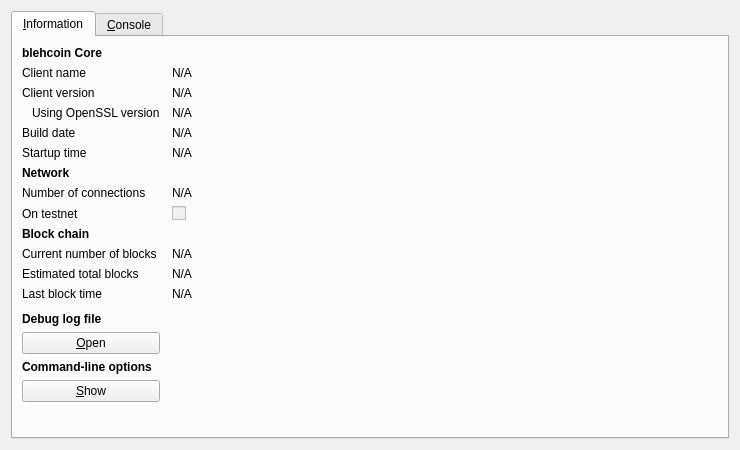
<?xml version="1.0" encoding="UTF-8"?>
<ui version="4.0">
 <class>RPCConsole</class>
 <widget class="QDialog" name="RPCConsole">
  <property name="geometry">
   <rect>
    <x>0</x>
    <y>0</y>
    <width>740</width>
    <height>450</height>
   </rect>
  </property>
  <property name="windowTitle">
   <string>blehcoin - Debug window</string>
  </property>
  <layout class="QVBoxLayout" name="verticalLayout_2">
   <item>
    <widget class="QTabWidget" name="tabWidget">
     <property name="currentIndex">
      <number>0</number>
     </property>
     <widget class="QWidget" name="tab_info">
      <attribute name="title">
       <string>&amp;Information</string>
      </attribute>
      <layout class="QGridLayout" name="gridLayout" columnstretch="0,1">
       <property name="horizontalSpacing">
        <number>12</number>
       </property>
       <item row="0" column="0">
        <widget class="QLabel" name="label_9">
         <property name="font">
          <font>
           <weight>75</weight>
           <bold>true</bold>
          </font>
         </property>
         <property name="text">
          <string>blehcoin Core</string>
         </property>
        </widget>
       </item>
       <item row="1" column="0">
        <widget class="QLabel" name="label_5">
         <property name="text">
          <string>Client name</string>
         </property>
        </widget>
       </item>
       <item row="1" column="1">
        <widget class="QLabel" name="clientName">
         <property name="cursor">
          <cursorShape>IBeamCursor</cursorShape>
         </property>
         <property name="text">
          <string>N/A</string>
         </property>
         <property name="textFormat">
          <enum>Qt::PlainText</enum>
         </property>
         <property name="textInteractionFlags">
          <set>Qt::LinksAccessibleByMouse|Qt::TextSelectableByKeyboard|Qt::TextSelectableByMouse</set>
         </property>
        </widget>
       </item>
       <item row="2" column="0">
        <widget class="QLabel" name="label_6">
         <property name="text">
          <string>Client version</string>
         </property>
        </widget>
       </item>
       <item row="2" column="1">
        <widget class="QLabel" name="clientVersion">
         <property name="cursor">
          <cursorShape>IBeamCursor</cursorShape>
         </property>
         <property name="text">
          <string>N/A</string>
         </property>
         <property name="textFormat">
          <enum>Qt::PlainText</enum>
         </property>
         <property name="textInteractionFlags">
          <set>Qt::LinksAccessibleByMouse|Qt::TextSelectableByKeyboard|Qt::TextSelectableByMouse</set>
         </property>
        </widget>
       </item>
       <item row="3" column="0">
        <widget class="QLabel" name="label_14">
         <property name="text">
          <string>Using OpenSSL version</string>
         </property>
         <property name="indent">
          <number>10</number>
         </property>
        </widget>
       </item>
       <item row="3" column="1">
        <widget class="QLabel" name="openSSLVersion">
         <property name="cursor">
          <cursorShape>IBeamCursor</cursorShape>
         </property>
         <property name="text">
          <string>N/A</string>
         </property>
         <property name="textFormat">
          <enum>Qt::PlainText</enum>
         </property>
         <property name="textInteractionFlags">
          <set>Qt::LinksAccessibleByMouse|Qt::TextSelectableByKeyboard|Qt::TextSelectableByMouse</set>
         </property>
        </widget>
       </item>
       <item row="4" column="0">
        <widget class="QLabel" name="label_12">
         <property name="text">
          <string>Build date</string>
         </property>
        </widget>
       </item>
       <item row="4" column="1">
        <widget class="QLabel" name="buildDate">
         <property name="cursor">
          <cursorShape>IBeamCursor</cursorShape>
         </property>
         <property name="text">
          <string>N/A</string>
         </property>
         <property name="textFormat">
          <enum>Qt::PlainText</enum>
         </property>
         <property name="textInteractionFlags">
          <set>Qt::LinksAccessibleByMouse|Qt::TextSelectableByKeyboard|Qt::TextSelectableByMouse</set>
         </property>
        </widget>
       </item>
       <item row="5" column="0">
        <widget class="QLabel" name="label_13">
         <property name="text">
          <string>Startup time</string>
         </property>
        </widget>
       </item>
       <item row="5" column="1">
        <widget class="QLabel" name="startupTime">
         <property name="cursor">
          <cursorShape>IBeamCursor</cursorShape>
         </property>
         <property name="text">
          <string>N/A</string>
         </property>
         <property name="textFormat">
          <enum>Qt::PlainText</enum>
         </property>
         <property name="textInteractionFlags">
          <set>Qt::LinksAccessibleByMouse|Qt::TextSelectableByKeyboard|Qt::TextSelectableByMouse</set>
         </property>
        </widget>
       </item>
       <item row="6" column="0">
        <widget class="QLabel" name="label_11">
         <property name="font">
          <font>
           <weight>75</weight>
           <bold>true</bold>
          </font>
         </property>
         <property name="text">
          <string>Network</string>
         </property>
        </widget>
       </item>
       <item row="7" column="0">
        <widget class="QLabel" name="label_7">
         <property name="text">
          <string>Number of connections</string>
         </property>
        </widget>
       </item>
       <item row="7" column="1">
        <widget class="QLabel" name="numberOfConnections">
         <property name="cursor">
          <cursorShape>IBeamCursor</cursorShape>
         </property>
         <property name="text">
          <string>N/A</string>
         </property>
         <property name="textFormat">
          <enum>Qt::PlainText</enum>
         </property>
         <property name="textInteractionFlags">
          <set>Qt::LinksAccessibleByMouse|Qt::TextSelectableByKeyboard|Qt::TextSelectableByMouse</set>
         </property>
        </widget>
       </item>
       <item row="8" column="0">
        <widget class="QLabel" name="label_8">
         <property name="text">
          <string>On testnet</string>
         </property>
        </widget>
       </item>
       <item row="8" column="1">
        <widget class="QCheckBox" name="isTestNet">
         <property name="enabled">
          <bool>false</bool>
         </property>
         <property name="text">
          <string/>
         </property>
        </widget>
       </item>
       <item row="9" column="0">
        <widget class="QLabel" name="label_10">
         <property name="font">
          <font>
           <weight>75</weight>
           <bold>true</bold>
          </font>
         </property>
         <property name="text">
          <string>Block chain</string>
         </property>
        </widget>
       </item>
       <item row="10" column="0">
        <widget class="QLabel" name="label_3">
         <property name="text">
          <string>Current number of blocks</string>
         </property>
        </widget>
       </item>
       <item row="10" column="1">
        <widget class="QLabel" name="numberOfBlocks">
         <property name="cursor">
          <cursorShape>IBeamCursor</cursorShape>
         </property>
         <property name="text">
          <string>N/A</string>
         </property>
         <property name="textFormat">
          <enum>Qt::PlainText</enum>
         </property>
         <property name="textInteractionFlags">
          <set>Qt::LinksAccessibleByMouse|Qt::TextSelectableByKeyboard|Qt::TextSelectableByMouse</set>
         </property>
        </widget>
       </item>
       <item row="11" column="0">
        <widget class="QLabel" name="label_4">
         <property name="text">
          <string>Estimated total blocks</string>
         </property>
        </widget>
       </item>
       <item row="11" column="1">
        <widget class="QLabel" name="totalBlocks">
         <property name="cursor">
          <cursorShape>IBeamCursor</cursorShape>
         </property>
         <property name="text">
          <string>N/A</string>
         </property>
         <property name="textFormat">
          <enum>Qt::PlainText</enum>
         </property>
         <property name="textInteractionFlags">
          <set>Qt::LinksAccessibleByMouse|Qt::TextSelectableByKeyboard|Qt::TextSelectableByMouse</set>
         </property>
        </widget>
       </item>
       <item row="12" column="0">
        <widget class="QLabel" name="label_2">
         <property name="text">
          <string>Last block time</string>
         </property>
        </widget>
       </item>
       <item row="12" column="1">
        <widget class="QLabel" name="lastBlockTime">
         <property name="cursor">
          <cursorShape>IBeamCursor</cursorShape>
         </property>
         <property name="text">
          <string>N/A</string>
         </property>
         <property name="textFormat">
          <enum>Qt::PlainText</enum>
         </property>
         <property name="textInteractionFlags">
          <set>Qt::LinksAccessibleByMouse|Qt::TextSelectableByKeyboard|Qt::TextSelectableByMouse</set>
         </property>
        </widget>
       </item>
       <item row="13" column="0">
        <spacer name="verticalSpacer_2">
         <property name="orientation">
          <enum>Qt::Vertical</enum>
         </property>
         <property name="sizeHint" stdset="0">
          <size>
           <width>20</width>
           <height>20</height>
          </size>
         </property>
        </spacer>
       </item>
       <item row="14" column="0">
        <widget class="QLabel" name="labelDebugLogfile">
         <property name="font">
          <font>
           <weight>75</weight>
           <bold>true</bold>
          </font>
         </property>
         <property name="text">
          <string>Debug log file</string>
         </property>
        </widget>
       </item>
       <item row="15" column="0">
        <widget class="QPushButton" name="openDebugLogfileButton">
         <property name="toolTip">
          <string>Open the blehcoin debug log file from the current data directory. This can take a few seconds for large log files.</string>
         </property>
         <property name="text">
          <string>&amp;Open</string>
         </property>
         <property name="autoDefault">
          <bool>false</bool>
         </property>
        </widget>
       </item>
       <item row="16" column="0">
        <widget class="QLabel" name="labelCLOptions">
         <property name="font">
          <font>
           <weight>75</weight>
           <bold>true</bold>
          </font>
         </property>
         <property name="text">
          <string>Command-line options</string>
         </property>
        </widget>
       </item>
       <item row="17" column="0">
        <widget class="QPushButton" name="showCLOptionsButton">
         <property name="toolTip">
          <string>Show the blehcoin-Qt help message to get a list with possible blehcoin command-line options.</string>
         </property>
         <property name="text">
          <string>&amp;Show</string>
         </property>
         <property name="autoDefault">
          <bool>false</bool>
         </property>
        </widget>
       </item>
       <item row="18" column="0">
        <spacer name="verticalSpacer">
         <property name="orientation">
          <enum>Qt::Vertical</enum>
         </property>
         <property name="sizeHint" stdset="0">
          <size>
           <width>20</width>
           <height>40</height>
          </size>
         </property>
        </spacer>
       </item>
      </layout>
     </widget>
     <widget class="QWidget" name="tab_console">
      <attribute name="title">
       <string>&amp;Console</string>
      </attribute>
      <layout class="QVBoxLayout" name="verticalLayout_3">
       <property name="spacing">
        <number>3</number>
       </property>
       <item>
        <widget class="QTextEdit" name="messagesWidget">
         <property name="minimumSize">
          <size>
           <width>0</width>
           <height>100</height>
          </size>
         </property>
         <property name="readOnly">
          <bool>true</bool>
         </property>
         <property name="tabKeyNavigation" stdset="0">
          <bool>false</bool>
         </property>
         <property name="columnCount" stdset="0">
          <number>2</number>
         </property>
        </widget>
       </item>
       <item>
        <layout class="QHBoxLayout" name="horizontalLayout">
         <property name="spacing">
          <number>3</number>
         </property>
         <item>
          <widget class="QLabel" name="label">
           <property name="text">
            <string notr="true">&gt;</string>
           </property>
          </widget>
         </item>
         <item>
          <widget class="QLineEdit" name="lineEdit"/>
         </item>
         <item>
          <widget class="QPushButton" name="clearButton">
           <property name="maximumSize">
            <size>
             <width>24</width>
             <height>24</height>
            </size>
           </property>
           <property name="toolTip">
            <string>Clear console</string>
           </property>
           <property name="text">
            <string/>
           </property>
           <property name="icon">
            <iconset resource="../blehcoin.qrc">
             <normaloff>:/icons/remove</normaloff>:/icons/remove</iconset>
           </property>
           <property name="shortcut">
            <string notr="true">Ctrl+L</string>
           </property>
           <property name="autoDefault">
            <bool>false</bool>
           </property>
          </widget>
         </item>
        </layout>
       </item>
      </layout>
     </widget>
    </widget>
   </item>
  </layout>
 </widget>
 <resources>
  <include location="../blehcoin.qrc"/>
 </resources>
 <connections/>
</ui>
